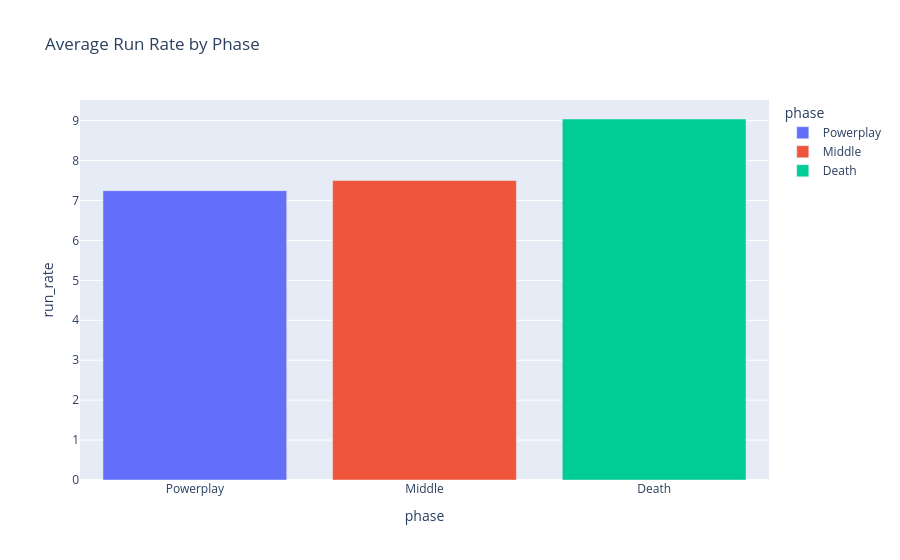

Notebook cell for this chart:
### Code cell
# Which phase produces the highest run rate?
# This will be a key insight in our dashboard
phase_runs = df.groupby("phase").agg(
    total_runs  = ("runs_off_bat", "sum"),
    total_balls = ("is_legal", "sum"),
).reset_index()

phase_runs["run_rate"] = (phase_runs["total_runs"] / phase_runs["total_balls"]) * 6

print(phase_runs)

fig = px.bar(phase_runs, x="phase", y="run_rate",
             title="Average Run Rate by Phase",
             color="phase",
             category_orders={"phase": ["Powerplay", "Middle", "Death"]})
fig.show()

### Figure 1 — Plotly figure (JSON) as saved in the notebook; plotly's stock layout.template omitted (floating-point values rounded to 4 significant figures)
{"data": [{"hovertemplate": "phase=%{x}<br>run_rate=%{y}<extra></extra>", "legendgroup": "Powerplay", "marker": {"color": "#636efa", "pattern": {"shape": ""}}, "name": "Powerplay", "orientation": "v", "showlegend": true, "textposition": "auto", "type": "bar", "x": ["Powerplay"], "xaxis": "x", "y": [7.247], "yaxis": "y"}, {"hovertemplate": "phase=%{x}<br>run_rate=%{y}<extra></extra>", "legendgroup": "Middle", "marker": {"color": "#EF553B", "pattern": {"shape": ""}}, "name": "Middle", "orientation": "v", "showlegend": true, "textposition": "auto", "type": "bar", "x": ["Middle"], "xaxis": "x", "y": [7.501], "yaxis": "y"}, {"hovertemplate": "phase=%{x}<br>run_rate=%{y}<extra></extra>", "legendgroup": "Death", "marker": {"color": "#00cc96", "pattern": {"shape": ""}}, "name": "Death", "orientation": "v", "showlegend": true, "textposition": "auto", "type": "bar", "x": ["Death"], "xaxis": "x", "y": [9.041], "yaxis": "y"}], "layout": {"barmode": "relative", "legend": {"title": {"text": "phase"}, "tracegroupgap": 0}, "title": {"text": "Average Run Rate by Phase"}, "xaxis": {"anchor": "y", "categoryarray": ["Powerplay", "Middle", "Death"], "categoryorder": "array", "domain": [0, 1], "title": {"text": "phase"}}, "yaxis": {"anchor": "x", "domain": [0, 1], "title": {"text": "run_rate"}}}}
